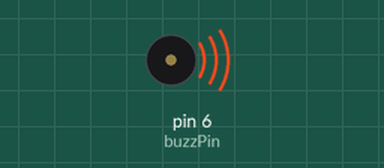
This sketch was run on a simulated Arduino Nano, built with avr-gcc and run on an emulated ATmega328P. Shown: buzzer (waves = sounding).

Above: at 0.1 s.
Timing chart, 0 to 1.6 s (numbered marks = the images above):
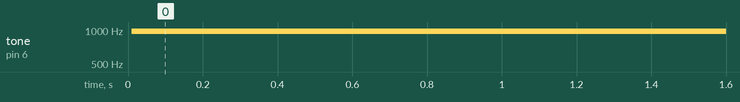

The sketch:

buzzPwm.ino
```cpp
/*
                [NANO Pinout]
                  ----------
            TX=1-|   328P   |-VIN
            RX=0-|   NANO   |-GND
           RESET-|          |-RESET
             GND-|          |-5V
          INT0=2-|          |-A7
       INT1=3(~)-|          |-A6
               4-|          |-19=A5=SCL
            5(~)-|          |-18=A4=SDA
            6(~)-|          |-17=A3
               7-|          |-16=A2
               8-|          |-15=A1
            9(~)-|          |-14=A0
        SS=10(~)-|          |-AREF
      MOSI=11(~)-|    --    |-3V3
         MISO=12-|   |  |   |-13=SCK
                  ----------
*/
#define  buzzPin 6        // the PWM pin the buzzer is attached to
int volume = 0;           // how loud the buzzer is
int fadeAmount = 5;       // how many points to fade the buzzer volume by

int duty_cycle = 127;     // 0-255 so 50% = 127 approx

void setup()
{
  pinMode(buzzPin, OUTPUT);
}

// the loop routine runs over and over again forever:
void loop()
{
  analogWrite(buzzPin, volume);

  // change the volume for next time through the loop:
  volume = volume + fadeAmount;

  // reverse the direction of the fading at the ends of the fade:
  if (volume <= 0 || volume >= 255) {
    fadeAmount = -fadeAmount;
  }
  // wait for 1~100 milliseconds to see the volume effect
  delay(10);
}
```

Measured:
- by itself, tone on pin 6 (buzzPin): silent → 977 Hz at 0.01 s
